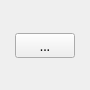
<?xml version="1.0" encoding="UTF-8"?>
<ui version="4.0">
 <class>ToolButtonWidget</class>
 <widget class="QWidget" name="ToolButtonWidget">
  <property name="geometry">
   <rect>
    <x>0</x>
    <y>0</y>
    <width>90</width>
    <height>90</height>
   </rect>
  </property>
  <property name="windowTitle">
   <string>Form</string>
  </property>
  <layout class="QHBoxLayout" name="horizontalLayout" stretch="1,4,1">
   <property name="spacing">
    <number>0</number>
   </property>
   <property name="leftMargin">
    <number>0</number>
   </property>
   <property name="topMargin">
    <number>0</number>
   </property>
   <property name="rightMargin">
    <number>0</number>
   </property>
   <property name="bottomMargin">
    <number>0</number>
   </property>
   <item>
    <spacer name="horizontalSpacer">
     <property name="orientation">
      <enum>Qt::Horizontal</enum>
     </property>
     <property name="sizeHint" stdset="0">
      <size>
       <width>12</width>
       <height>20</height>
      </size>
     </property>
    </spacer>
   </item>
   <item>
    <layout class="QVBoxLayout" name="verticalLayout" stretch="3,2,3">
     <property name="spacing">
      <number>0</number>
     </property>
     <item>
      <spacer name="verticalSpacer">
       <property name="orientation">
        <enum>Qt::Vertical</enum>
       </property>
       <property name="sizeHint" stdset="0">
        <size>
         <width>20</width>
         <height>18</height>
        </size>
       </property>
      </spacer>
     </item>
     <item>
      <widget class="QToolButton" name="toolButton">
       <property name="sizePolicy">
        <sizepolicy hsizetype="Preferred" vsizetype="Preferred">
         <horstretch>0</horstretch>
         <verstretch>0</verstretch>
        </sizepolicy>
       </property>
       <property name="font">
        <font>
         <family>微软雅黑</family>
         <pointsize>10</pointsize>
        </font>
       </property>
       <property name="cursor">
        <cursorShape>PointingHandCursor</cursorShape>
       </property>
       <property name="text">
        <string>...</string>
       </property>
       <property name="toolButtonStyle">
        <enum>Qt::ToolButtonTextOnly</enum>
       </property>
      </widget>
     </item>
     <item>
      <spacer name="verticalSpacer_2">
       <property name="orientation">
        <enum>Qt::Vertical</enum>
       </property>
       <property name="sizeHint" stdset="0">
        <size>
         <width>20</width>
         <height>40</height>
        </size>
       </property>
      </spacer>
     </item>
    </layout>
   </item>
   <item>
    <spacer name="horizontalSpacer_2">
     <property name="orientation">
      <enum>Qt::Horizontal</enum>
     </property>
     <property name="sizeHint" stdset="0">
      <size>
       <width>12</width>
       <height>20</height>
      </size>
     </property>
    </spacer>
   </item>
  </layout>
 </widget>
 <resources/>
 <connections/>
</ui>
